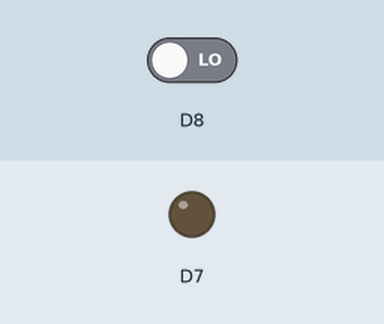
This sketch was run on a simulated ESP8266 (NodeMCU). On the bench: output pins drawn as LEDs (lit = HIGH). The inputs (shaded band) are chosen by the test bench; at power-on: D8 LOW.

Above: at 1.2 s.
1.3 s: D8 driven HIGH
At 1.8 s:
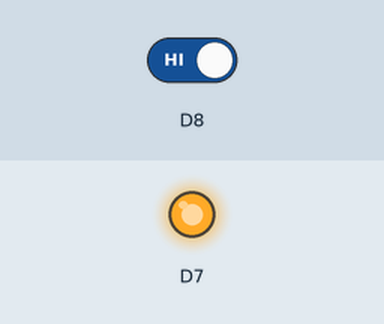
2.8 s: D8 driven LOW
At 4.1 s:
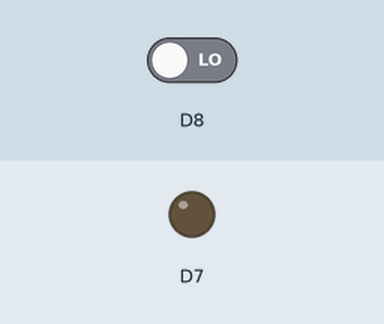
Timing chart, 0 to 5.8 s (numbered marks = the images above; inputs shaded):
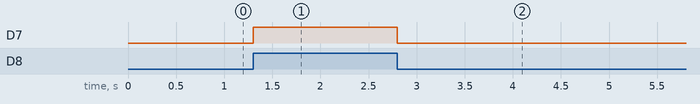

The sketch:

session2example1.ino
```cpp
void setup()
{
pinMode(D7,OUTPUT);
pinMode(D8,INPUT);
}
void loop(){
if (digitalRead(D8)== HIGH)
{
  digitalWrite(D7, HIGH);
}
else
{
  digitalWrite(D7,LOW);
}
}
```

Measured:
- after the input at 1.3 s, D7: LOW → HIGH at once
- after the input at 2.8 s, D7: HIGH → LOW at once
